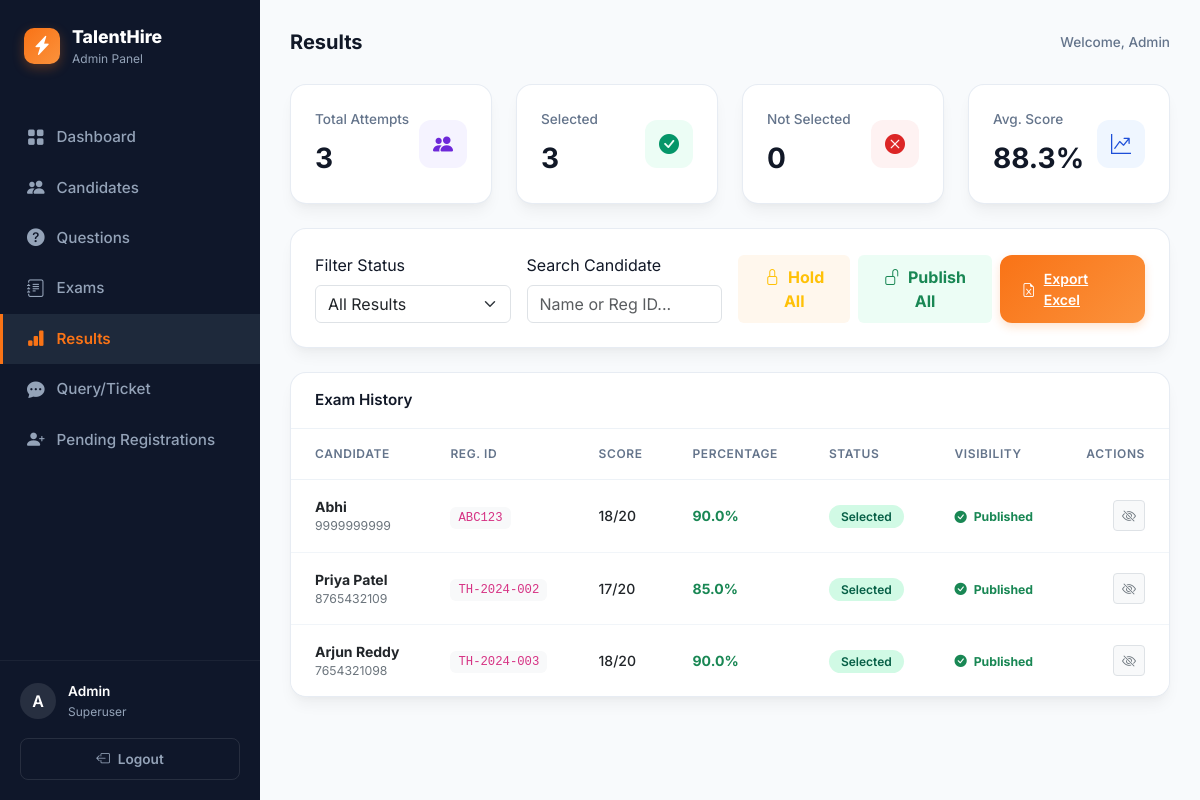
The page /portal/results/ (signed in) on the database its author committed.
### exam/models.py (models this page shows, shortened)
class ExamAttempt(models.Model):
    candidate   = models.ForeignKey(Candidate, on_delete=models.CASCADE)  # Link to candidate
    exam        = models.ForeignKey('Exam', on_delete=models.SET_NULL, null=True, blank=True, related_name='attempts')
    score       = models.IntegerField(default=0)          # Number of correct answers (e.g., 15)
    total       = models.IntegerField(default=20)         # Total questions (always 20)
    percentage  = models.FloatField(default=0.0)          # e.g., 75.0
    status      = models.CharField(max_length=20)         # 'Selected' or 'Not Selected'
    is_published = models.BooleanField(default=True)       # Whether candidate can see this result
    date_taken  = models.DateTimeField(auto_now_add=True) # Automatically set when attempt created
    class Meta:
        verbose_name = "Exam Attempt"
        verbose_name_plural = "Exam Attempts"
        ordering = ['-date_taken']  # Newest first

class Candidate(models.Model):
    name            = models.CharField(max_length=100)        # Full name of candidate
    mobile          = models.CharField(max_length=15)         # 10-digit mobile number
    registration_id = models.CharField(max_length=50, unique=True)  # Unique ID given by admin
    password        = models.CharField(max_length=128, blank=True, null=True) # Hashed password
    is_activated    = models.BooleanField(default=True)       # Candidates can login by default
    class Meta:
        verbose_name = "Candidate"
        verbose_name_plural = "Candidates"
        ordering = ['name']

### exam/views.py (the view)
# urls.py: path('portal/results/',         views.admin_results_view, name='admin_results'),
@admin_required
def admin_results_view(request):
    current_filter = request.GET.get('filter', '').lower().strip()
    attempts_qs = ExamAttempt.objects.select_related('candidate').all().order_by('-date_taken')
    if current_filter == 'selected':
        attempts = attempts_qs.filter(status='Selected')
    elif current_filter in ['not-selected', 'not_selected', 'unselected']:
        attempts = attempts_qs.filter(status='Not Selected')
    else:
        attempts = attempts_qs
    total_attempts = attempts_qs.count()
    selected_count = attempts_qs.filter(status='Selected').count()
    not_selected = total_attempts - selected_count
    avg_score = 0
    if total_attempts > 0:
        from django.db.models import Avg
        avg_data = ExamAttempt.objects.aggregate(avg_percentage=Avg('percentage'))
        avg_score = avg_data['avg_percentage'] or 0
    context = {
        'attempts': attempts,
        'total_attempts': total_attempts,
        'selected_count': selected_count,
        'not_selected': not_selected,
        'avg_score': round(avg_score, 1),
        'current_filter': current_filter,
    }
    return render(request, 'exam/admin_results.html', context)

### exam/views.py (called while the page is built)
def admin_required(view_func):
    @functools.wraps(view_func)
    def wrapper(request, *args, **kwargs):
        if not (request.user.is_authenticated and request.user.is_staff):
            return redirect('admin_login')
        return view_func(request, *args, **kwargs)
    return wrapper

### exam/templates/exam/admin_results.html (shortened to what this page needs)
{% extends 'exam/admin_base.html' %}
{% block nav_res %}active{% endblock %}
{% block page_title %}Results{% endblock %}
{% block content %}
<div class="row g-4 mb-4">
    <div class="col-md-3">
        <div class="stat-card">
            <div class="stat-info">
                <span class="stat-label">Total Attempts</span>
                <span class="stat-value">{{ total_attempts }}</span>
            </div>
            <div class="stat-icon-box bg-light-purple">
                <i class="bi bi-people-fill"></i>
            </div>
        </div>
    </div>
    <div class="col-md-3">
        <div class="stat-card">
            <div class="stat-info">
                <span class="stat-label">Selected</span>
                <span class="stat-value">{{ selected_count }}</span>
            </div>
            <div class="stat-icon-box bg-light-green">
                <i class="bi bi-check-circle-fill"></i>
            </div>
        </div>
    </div>
    <div class="col-md-3">
        <div class="stat-card">
            <div class="stat-info">
                <span class="stat-label">Not Selected</span>
                <span class="stat-value">{{ not_selected }}</span>
            </div>
            <div class="stat-icon-box bg-light-red">
                <i class="bi bi-x-circle-fill"></i>
            </div>
        </div>
    </div>
    <div class="col-md-3">
        <div class="stat-card">
            <div class="stat-info">
                <span class="stat-label">Avg. Score</span>
                <span class="stat-value">{{ avg_score }}%</span>
            </div>
            <div class="stat-icon-box bg-light-blue">
                <i class="bi bi-graph-up-arrow"></i>
            </div>
        </div>
    </div>
</div>
<div class="admin-card mb-4">
    <div class="p-4">
        <div class="row g-3 align-items-end">
            <div class="col-md-3">
                <label class="form-label">Filter Status</label>
                <select class="form-select" id="statusFilter">
                    <option value="" {% if not current_filter %}selected{% endif %}>All Results</option>
                </select>
            </div>
            <div class="col-md-3">
                <label class="form-label">Search Candidate</label>
                <input type="text" class="form-control" id="resultSearch" placeholder="Name or Reg ID...">
            </div>
            <div class="col-md-6">
                <div class="d-flex gap-2">
                    <a href="{% url 'admin_hold_all_results' %}" class="btn btn-outline-warning border-0 fw-bold small" style="background:#fff7ed; padding:10px 16px;">
                        <i class="bi bi-lock me-1"></i> Hold All
                    </a>
                    <a href="{% url 'admin_publish_all_results' %}" class="btn btn-outline-success border-0 fw-bold small" style="background:#ecfdf5; padding:10px 16px;">
                        <i class="bi bi-unlock me-1"></i> Publish All
                    </a>
                    <a href="{% url 'export_results' %}?filter={{ current_filter }}" id="exportLink" class="btn-orange ms-auto">
                        <i class="bi bi-file-earmark-excel"></i> Export Excel
                    </a>
                </div>
            </div>
        </div>
    </div>
</div>
<div class="admin-card">
    <div class="admin-card-header">
        <span>Exam History</span>
    </div>
    <div class="table-responsive">
        <table class="table admin-table">
            <thead>
                <tr>
                    <th>Candidate</th>
                    <th>Reg. ID</th>
                    <th>Score</th>
                    <th>Percentage</th>
                    <th>Status</th>
                    <th>Visibility</th>
                    <th class="text-end">Actions</th>
                </tr>
            </thead>
            <tbody>
                {% for attempt in attempts %}
                <tr class="result-row" data-status="{% if attempt.status == 'Selected' %}selected{% else %}not-selected{% endif %}">
                    <td>
                        <div class="fw-bold text-dark">{{ attempt.candidate.name }}</div>
                        <div class="small text-secondary">{{ attempt.candidate.mobile }}</div>
                    </td>
                    <td><code class="bg-light p-1 px-2 rounded small">{{ attempt.candidate.registration_id }}</code></td>
                    <td class="fw-medium">{{ attempt.score }}/{{ attempt.total }}</td>
                    <td>
                        <div class="fw-bold {% if attempt.percentage >= 70 %}text-success{% else %}text-danger{% endif %}">
                            {{ attempt.percentage }}%
                        </div>
                    </td>
                    <td>
                        {% if attempt.status == 'Selected' %}
                        <span class="badge-pill badge-success">Selected</span>
                        {% else %}
                        <span class="badge-pill badge-danger">Not Selected</span>
                        {% endif %}
                    </td>
                    <td>
                        {% if attempt.is_published %}
                        <span class="text-success small fw-bold"><i class="bi bi-check-circle-fill me-1"></i> Published</span>
                        {% else %}
                        <span class="text-warning small fw-bold"><i class="bi bi-lock-fill me-1"></i> Held</span>
                        {% endif %}
                    </td>
                    <td class="text-end">
                        <a href="{% url 'admin_toggle_result_publish' attempt.id %}"
                           class="btn btn-sm {% if attempt.is_published %}btn-light text-secondary{% else %}btn-light text-success{% endif %} border"
                           title="{% if attempt.is_published %}Hold Result{% else %}Publish Result{% endif %}">
                           {% if attempt.is_published %}<i class="bi bi-eye-slash"></i>{% else %}<i class="bi bi-eye"></i>{% endif %}
                        </a>
                    </td>
                </tr>
                {% empty %}
                <tr>
                    <td colspan="7" class="text-center py-5 text-secondary">No attempts found.</td>
                </tr>
                {% endfor %}
            </tbody>
        </table>
    </div>
</div>
{% endblock %}

### exam/templates/exam/admin_base.html (shortened to what this page needs)
<!DOCTYPE html>
<html lang="en">
<head>
    <link href="https://cdn.jsdelivr.net/npm/bootstrap@5.3.0/dist/css/bootstrap.min.css" rel="stylesheet">
    <link href="https://cdn.jsdelivr.net/npm/bootstrap-icons@1.10.5/font/bootstrap-icons.css" rel="stylesheet">
</head>
<body>
<aside class="sidebar">
    <a href="{% url 'admin_dashboard' %}" class="sidebar-brand">
        <div class="brand-logo"><i class="bi bi-lightning-charge-fill"></i></div>
        <div>
            <span class="brand-name">TalentHire</span>
            <span class="brand-sub">Admin Panel</span>
        </div>
    </a>
    <nav class="nav-menu">
        <a href="{% url 'admin_dashboard' %}" class="nav-item {% block nav_dash %}{% endblock %}">
            <i class="bi bi-grid-fill"></i> Dashboard
        </a>
        <a href="{% url 'admin_candidates' %}" class="nav-item {% block nav_cand %}{% endblock %}">
            <i class="bi bi-people-fill"></i> Candidates
        </a>
        <a href="{% url 'admin_questions' %}" class="nav-item {% block nav_ques %}{% endblock %}">
            <i class="bi bi-question-circle-fill"></i> Questions
        </a>
        <a href="{% url 'admin_settings' %}" class="nav-item {% block nav_set %}{% endblock %}">
            <i class="bi bi-journal-text"></i> Exams
        </a>
        <a href="{% url 'admin_results' %}" class="nav-item {% block nav_res %}{% endblock %}">
            <i class="bi bi-bar-chart-fill"></i> Results
        </a>
        <a href="{% url 'admin_queries' %}" class="nav-item {% block nav_query %}{% endblock %}">
            <i class="bi bi-chat-dots-fill"></i> Query/Ticket
        </a>
        <a href="{% url 'admin_pending_registrations' %}" class="nav-item {% block nav_pending %}{% endblock %}">
            <i class="bi bi-person-plus-fill"></i> Pending Registrations
        </a>
    </nav>
    <div class="sidebar-footer">
        <div class="user-profile">
            <div class="user-avatar">A</div>
            <div class="user-info">
                <span class="user-name">{{ request.user.username|capfirst }}</span>
                <span class="user-role">Superuser</span>
            </div>
        </div>
        <a href="{% url 'admin_logout' %}" class="btn-logout">
            <i class="bi bi-box-arrow-left"></i> Logout
        </a>
    </div>
</aside>
<main class="main-content">
    <header class="page-header">
        <h2 class="page-title">{% block page_title %}Dashboard{% endblock %}</h2>
        <div class="header-actions">
            Welcome, Admin
        </div>
    </header>
    {% block content %}{% endblock %}
</main>
</body>
</html>

### rows shown on the page
ExamAttempt: candidate.name "Abhi", candidate.mobile "9999999999", candidate.registration_id "ABC123", score "18", total "20", percentage "90.0", status "Selected", is_published True (drawn)
ExamAttempt: candidate.name "Priya Patel", candidate.mobile "8765432109", candidate.registration_id "TH-2024-002", score "17", total "20", percentage "85.0", status "Selected", is_published True (drawn)
ExamAttempt: candidate.name "Arjun Reddy", candidate.mobile "7654321098", candidate.registration_id "TH-2024-003", score "18", total "20", percentage "90.0", status "Selected", is_published True (drawn)

### other values the page prints
{{ request.user.username|capfirst }} "Admin"
{{ total_attempts }} "3"
{{ selected_count }} "3"
{{ not_selected }} "0"
{{ avg_score }} "88.3"
